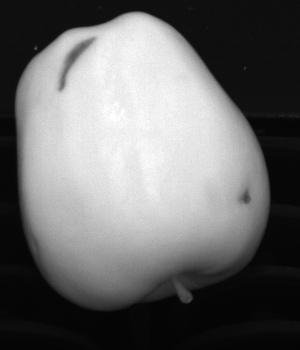
#> input picture Fruit_Inspection/images/first task/C0_000001.png, 300 x 350 px, found by its file name
$ jupyter execute --allow-errors Fruit-Inspection.ipynb   (shell and % lines are left out)
#> lines starting #> are read from the running program, lines starting #| are printed output that depends on the picture; after the words box and inside, x2 and y2 are one past the last pixel; in counts of white or black regions, pixels touching at a corner belong together
# **Fruit Inspection**
# Student: Andrea Rossolini

#Id: 0000954735

To run all the cells NumPy version 1.21.5+ is needed

[cell 1]
import cv2
import numpy as np
from matplotlib import pyplot as plt
import scipy.spatial as sc

## Load images
The images available for this project are devided for first and second task. In both groups, the pictures are acquired with a Near Infra-red camera and a color camera, with a parallax effect.

* The first task has three couples of images
* The second task has two couples of images

[cell 2]
img_path = 'Fruit_Inspection/images/'

# First task
## NIR images
t1_img1_nir = cv2.imread(img_path + "first task/C0_000001.png", cv2.IMREAD_GRAYSCALE)
#> t1_img1_nir is the input picture: shape (350, 300); min 3, max 255, mean 106.4
t1_img2_nir = cv2.imread(img_path + "first task/C0_000002.png", cv2.IMREAD_GRAYSCALE)
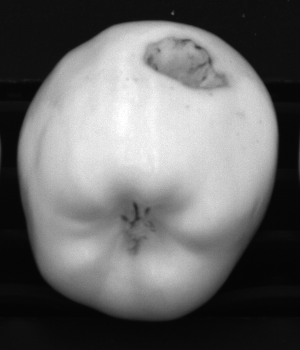
#> input picture Fruit_Inspection/images/first task/C0_000002.png, 300 x 350 px, found by its file name
#> t1_img2_nir is the input picture: shape (350, 300); min 4, max 255, mean 105
t1_img3_nir = cv2.imread(img_path + "first task/C0_000003.png", cv2.IMREAD_GRAYSCALE)
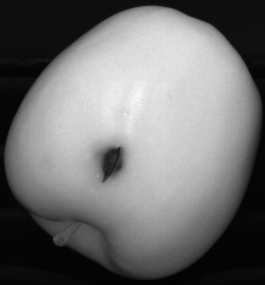
#> input picture Fruit_Inspection/images/first task/C0_000003.png, 265 x 285 px, found by its file name
#> t1_img3_nir is the input picture: shape (285, 265); min 2, max 255, mean 113.4
t1_imgs_nir = np.array([t1_img1_nir, t1_img2_nir, t1_img3_nir], dtype=object)

## Colored images
t1_img1_c = cv2.cvtColor(cv2.imread(img_path + "first task/C1_000001.png", cv2.IMREAD_COLOR),cv2.COLOR_BGR2RGB)
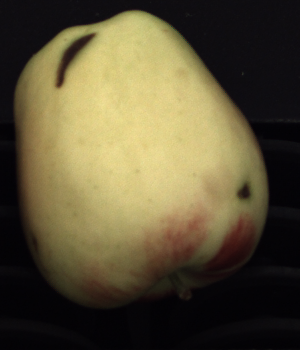
#> input picture Fruit_Inspection/images/first task/C1_000001.png, 300 x 350 px, found by its file name
t1_img2_c = cv2.cvtColor(cv2.imread(img_path + "first task/C1_000002.png", cv2.IMREAD_COLOR),cv2.COLOR_BGR2RGB)
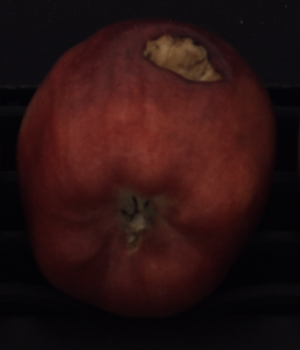
#> input picture Fruit_Inspection/images/first task/C1_000002.png, 300 x 350 px, found by its file name
t1_img3_c = cv2.cvtColor(cv2.imread(img_path + "first task/C1_000003.png", cv2.IMREAD_COLOR),cv2.COLOR_BGR2RGB)
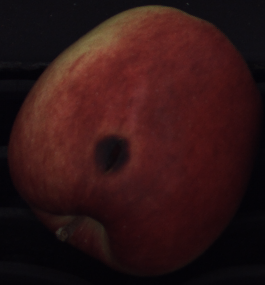
#> input picture Fruit_Inspection/images/first task/C1_000003.png, 265 x 285 px, found by its file name
t1_imgs_c = np.array([t1_img1_c, t1_img2_c, t1_img3_c], dtype=object)

# Second task
## NIR images
t2_img1_nir = cv2.imread(img_path + "second task/C0_000004.png", cv2.IMREAD_GRAYSCALE)
t2_img2_nir = cv2.imread(img_path + "second task/C0_000005.png", cv2.IMREAD_GRAYSCALE)
t2_imgs_nir = np.array([t2_img1_nir, t2_img2_nir], dtype=object)

## Colored images
#> (the rest of this cell did not finish here and is left out)

##Utility functions

The following functions are used to plot figures, histograms and the defects found on the fruits.

[cell 3]
def plot_figures(img_list, title_img = 'fig -', cmap='viridis', figsize=(10,10)):
#> called with img_list = array of shape (3,), title_img = 'task 1 - NIR', cmap = 'gray', figsize = (10, 10)
  plt.figure(figsize=figsize)
  for num, img in enumerate(img_list, start = 1):
    plt.subplot(1,len(img_list), num)
    plt.imshow(img, cmap=cmap, vmin=0, vmax=255)
    plt.title(title_img + " " + str(num), fontsize = 15)
#> this loop made 3 passes
  plt.show()
#> the loop in plot_figures (call 2), `for num, img in enumerate(img_list, start = 1):` made 3 passes
#> the loop in plot_figures, `for num, img in enumerate(img_list, start = 1):` made 1 pass
#> (num, img) on pass 1: (1, None)

def plot_hist(img_list, title_img = 'Histogram img -', figsize = (20,10), bins = 50):
#> called with img_list = array of shape (3,), title_img = 'Histogram img -', figsize = (20, 10), bins = 50
  plt.figure(figsize=figsize)
  for num, img in enumerate(img_list, start = 1):
    plt.subplot(1,len(img_list), num)
    plt.hist(img.flatten(), bins=bins)
    plt.grid()
    plt.title(title_img + " " + str(num), fontsize = 15)
  plt.show()
#> figure, not shown here; panel 1: tallest bar 21132 high, from x = 3 to 8.04; panel 2: tallest bar 18372 high, from x = 4 to 9.02; panel 3: tallest bar 10535 high, from x = 2 to 7.06

def draw_defects(img_list, defect_list, isRGB = True, r_val = 255, g_val = 0, b_val = 0):
  res = []

  for img, defects in zip(img_list, defect_list):
    img_cpy = img.copy() if isRGB else cv2.cvtColor(img, cv2.COLOR_GRAY2RGB)
    h, w = img.shape[:2]

    for py in range(h):
        for px in range(w):
            if(defects[py][px]):
              img_cpy[py][px][0] = r_val
              img_cpy[py][px][1] = g_val
              img_cpy[py][px][2] = b_val

    res.append(img_cpy)
  return res

### First task pictures

[cell 4]
plot_figures(t1_imgs_nir, "task 1 - NIR", cmap="gray")
plot_figures(t1_imgs_c, "task 1 - Color")

 ### Second task pictures

#> (a cell that did not finish here is left out)

# 1. **First task**: fruit segmentation and defect detection

* *Outline the fruit by generating a binary mask*

**HINT**: *first threshold the whole image in order to remove the background, but keeping intact the fruit borders; then fill the holes inside the fruit blob using a flood-fill approach. The image pair has little parallax, so a mask might be computed on one image and then applied on the other one.*

* *Search for the defects on each fruit*

**HINT**: *the defects have strong edges, so edge extraction algorithm should help. Also, they usually exhibit a far darker color with respect to the neighboring areas of the fruit.*

## 1.1. Fruit segmentation

The first step is to outline the fruit by creating a binary mask. The following cell shows the histograms of the three NIR pictures and then an analysis of them is carried out.

[cell 6]
plot_hist(t1_imgs_nir)

### 1.1.1. Background removing
* The three histograms generated has some peaks. These peaks represent the background of the picture, while the other grayish pixels are spread over the histogram. Considering this task is dealing with three different pictures, and we want to generalize the algorithm as most as we can, we need to find a way to threshold each picture differently.

* To achieve this result, it is possible to compute the **Otsu's algorithm**. The idea behind this algorithm is to segment the image into two maximally homogeneous regions. From this situation, find the optimal threshold that minimizes the gray-level range. This process finds the within-group Variance, which measures the spread of the region intensities after the binarization.

In conclusion, it is not needed to specify a specific threshold, since with this approach the algorihm finds the specific best threshold and proceeds with the binarization and preserves the apple's borders.

[cell 7]
# Thresholding with Otsu's method
thresh = 0 # this threshold is chosen automatically by the algorithm
maxValue = 255

dst_imgs = [
       cv2.threshold(img, thresh, maxValue, cv2.THRESH_OTSU)[1]
       for img in t1_imgs_nir
]
#> dst_imgs = 3 items

plot_figures(dst_imgs, cmap="gray")

### 1.1.2. Flood-fill approach
To fill the holes inside the fruit BLOb, it can be used a flood-fill approach. The image pair has little parallax, so a mask might be computed on one image and then applied on the other one.

[cell 8]
masks_binary = []
for img in dst_imgs :
  img_copy = img.copy()
  h, w = img.shape
  flooding_mask = np.zeros((h+2, w+2), np.uint8)

  cv2.floodFill(img_copy,
                flooding_mask,
                seedPoint = (0,0),
                newVal = 255);
  inverted_img = np.invert(img_copy > 0) * 255
  msk = img | inverted_img
  masks_binary.append(np.array(msk, dtype=np.uint8))
#> this loop made 3 passes
#> (h, w) on passes 1 to 3: (350, 300), (350, 300), (285, 265)
#> pass 1, `img_copy = img.copy()`:
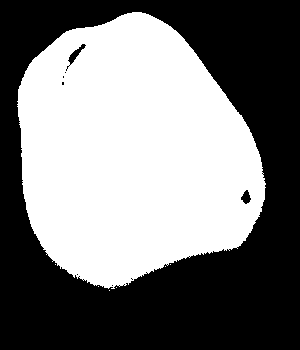
#> img_copy: shape (350, 300); 48.1% white; 7 white regions (6 under 20 px), largest, box (x1, y1, x2, y2) and area: (17, 12, 266, 289) 50519
#> after the loop:
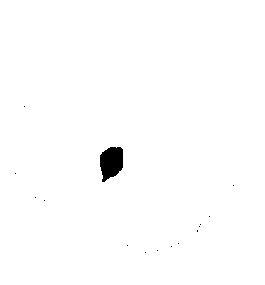
#> img_copy: shape (285, 265); 99.2% white; 15 black regions (14 under 20 px), largest, box (x1, y1, x2, y2) and area: (100, 147, 123, 182) 615
#> after the loop, masks_binary = 3 items

plot_figures(masks_binary, title_img="Filled binary mask -", cmap="gray")

Using these masks, we can cut out the background from the original fruit pictures

[cell 9]
masks_inr = []
for mask, img_nir in zip(masks_binary, t1_imgs_nir):
  final_mask = mask/255*img_nir
  masks_inr.append(np.array(final_mask, dtype=np.uint8))
#> after the loop, masks_inr = 3 items

plot_figures(masks_inr, title_img="Segmented NIR -", cmap="gray")

## 1.2. Defects detection
The images obtained so far show a homogenous background and slightly cropped apples, but nothing that prevents us from continuing.
The following steps have been followed to perform the defect detection:

* **Edge detection**: To higlight the difects we can use a *Canny Edge Detection* algorithm. CED function has two parameters (*high-threshold* and *low-threshold*) which determine the **hysteresis process** of thresholding and which have to be carefully tuned.

* **Erosion**: This technique is usually used to correct segmentation errors or separate wronlgy connected objects. $A\ominus B = \{c\in E^2:c+b \in A, \forall\ b \in B \}$.
Where $A$ is the set of foreground pixels and $B$ is the structuring element (kernel). It is possible to perform different iteration with the same kernel to obtain better results. The erosion process reduce the dimension of the binary mask, in this way it possible to use the mask to hilight the edges that are not in the apples borders, thus the edges of the defects.

* **Apply mask**: The mask is obtained by a "bitwise and" between the image, after the canny's edge detection, and the binary image eroded.
In this way, we obtain a mask with just the defect detected on the apple.

[cell 10]
kernel_size = (5,5)
iterations = 5
thresh = 0
maxValue = 1

cannies = []
defect_list = []
eroded = []
for mask_inr, mask_bianry in zip(masks_inr,masks_binary):
  h_th, _ = cv2.threshold(mask_inr, thresh, maxValue, cv2.THRESH_OTSU)

  # Canny's edge detector
  img_canny = cv2.Canny(mask_inr, h_th / 2, h_th)
  cannies.append(img_canny)

  # Erosion
  kernel = np.ones(kernel_size, np.uint8)
  eroded_mask = cv2.erode(mask_bianry, kernel, iterations = iterations)
  eroded.append(eroded_mask)

  # Mask creation
  defects = eroded_mask & img_canny
  defect_list.append(defects)
#> this loop made 3 passes
#> h_th on passes 1 to 3: 99, 89, 90
#> pass 1, `defects = eroded_mask & img_canny`:
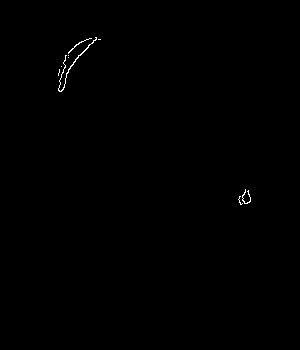
#> defects: shape (350, 300); 0.22% white in thin lines or dots, all inside (x1, y1, x2, y2) = (58, 37, 251, 205)
#> after the loop, cannies = 3 items; defect_list = 3 items; eroded = 3 items

plot_figures(cannies, cmap='gray', title_img='Cannies -')
plot_figures(eroded, cmap='gray', title_img='Eroded -')
plot_figures(defect_list, cmap='gray', title_img='Final masks -')
#> the loop in plot_figures (call 9), `for num, img in enumerate(img_list, start = 1):` made 3 passes
#> in plot_figures (call 9), `plt.show()`:
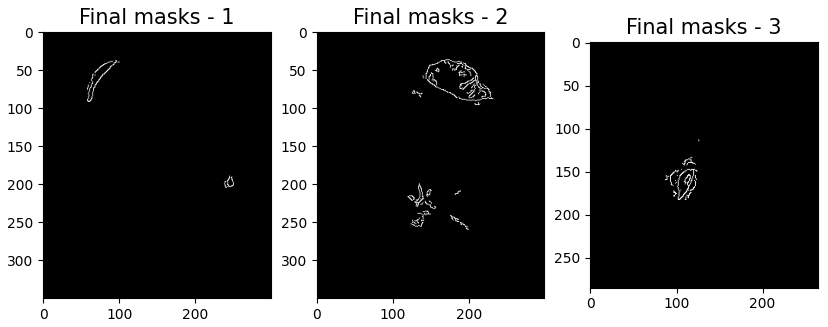
#> figure drawn by matplotlib, 3 panels

## 1.3. First task result

[cell 11]
defect_detected = draw_defects(t1_imgs_c, defect_list, r_val = 0, g_val= 255, b_val = 255)
#> the loop in draw_defects, `for img, defects in zip(img_list, defect_list):` made 3 passes
#> defect_detected = 3 items
plot_figures(defect_detected, title_img = 'final pic -')
#> the loop in plot_figures (call 10), `for num, img in enumerate(img_list, start = 1):` made 3 passes
#> in plot_figures (call 10), `plt.show()`:
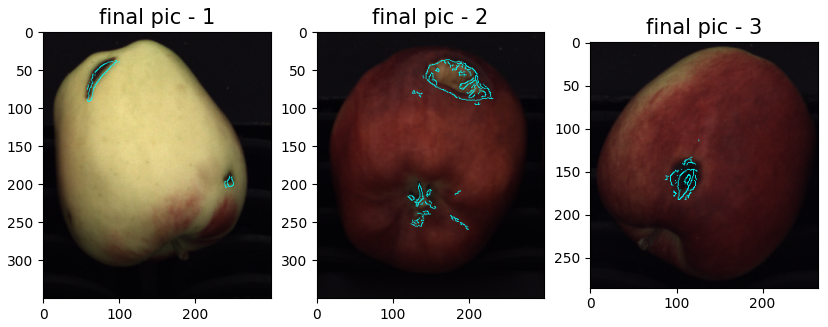
#> figure drawn by matplotlib, 3 panels

As shown in the images, the algorithm worked perfectly, except for photo number 2, where the bottom of the apple is identified as a defect.

# 2. **Second task**: Russet detection

"*Images in folder “second task” show two apples with an unwanted reddish-brown area.*

*Students should identify the russet or at least some part of it with no false positive areas (if possible), in order to correctly classify the two fruits.*

*HINT: Find a suitable (Mahalanobis) color distance. Other color spaces, e.g. HSV, HSL, LUV, should be tried*"

#> (a cell that did not finish here is left out)

#> the loop in plot_hist, `for num, img in enumerate(img_list, start = 1):` made 1 pass

From the histograms we can already see how the second image contains an important irregularities.

## 2.0. Utility functions
In the follwing cell there are the function used just in the second task.

- **dominant_hist**: computes the histogram main value wrt to a picture with or without the backgroung
- **create_binary_mask**: creates a binary maskof a given picture, following the process explained in the first task (threshold, floodfill, smoothing, erosion)
- **remove_background**: uses the binary mask of a picture to remove the background from the original picture
- **find_russet**: Using mahalanobis distance in a LUV color space, detects the russet from the apples.

[cell 13]
# [62 lines left out: functions dominant_hist, create_binary_mask, remove_background, find_russet, not called in this run]

## 2.1. Process used to solve the task
To deal with this task, we can proceed as follows:

* **Create a binary mask**: As it is shown in the first task, we can generate a binary mask of the apple:
 1. Picture thresholding.
 2. Floodfill algorithm, to fill the gaps.
 3. Erosion of the obtained result.
* **Remove the background**.
* **Detect the russet**: The russet detection is applied as follows:
 1. Compute Mahalanobis distance to separate the russet from the good apple (the background is already been removed).
 2. If the dimension of the russet is above a given threshold (e.g.: image #2), it is assumed that the biggest set of pixels belongs to the apple's russet area. Otherwise, to the apple's good area.

[cell 14]
metric_ths = [9, 18.3]
iterations = [8,3]

russets_found, imgs_masked = [], []
#> (the rest of this cell did not finish here and is left out)

[cell 15]
plot_figures(imgs_masked, title_img = 'russet extracted -', cmap='gray')

[cell 16]
plot_figures(russets_found, title_img = 'russet extracted -', cmap='gray')
